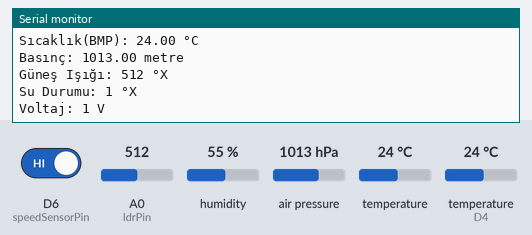
Bench run of a sketch on a simulated ESP8266 (NodeMCU). Parts: the last lines printed to the serial monitor. Inputs (shaded band) come from the test bench; at power-on: A0 (ldrPin) = 512, humidity 55 %, air pressure 1013 hPa, temperature 24 °C, temperature (sensor on D4) 24 °C, D6 (speedSensorPin) HIGH. WiFi joins after 1.5 s; servers stay silent unless stated; uploads are accepted with an empty reply; random numbers use the default seed unless the sketch sets one.

Above: at 3.2 s.
3.3 s: A0 (ldrPin) set to 40
At 3.45 s:
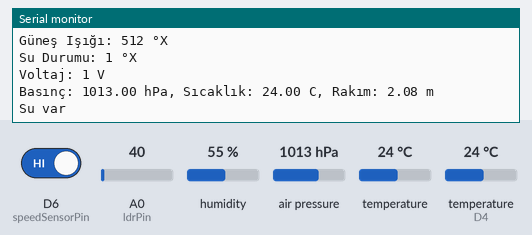
7.2 s: humidity set to 22 %
At 7.2 s:
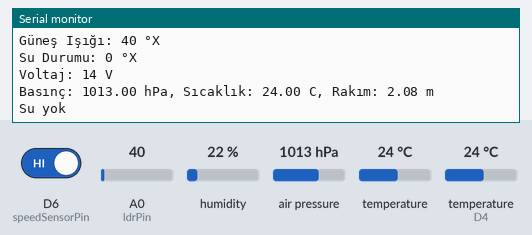
8.7 s: air pressure set to 952 hPa
At 10.1 s:
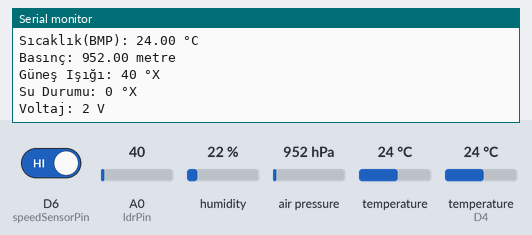
10.2 s: temperature (sensor 0) set to 12 °C
At 11.5 s:
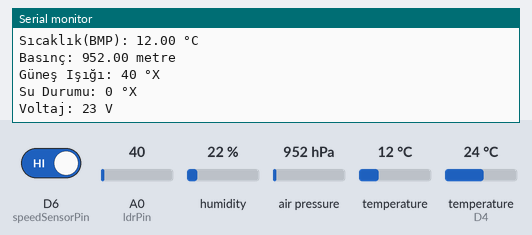
11.7 s: temperature (sensor on D4) set to 12 °C
At 13.0 s:
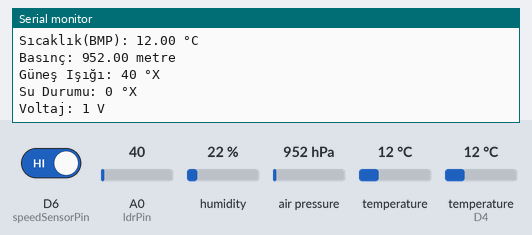
13.2 s: A0 (ldrPin) set to 30
At 14.3 s:
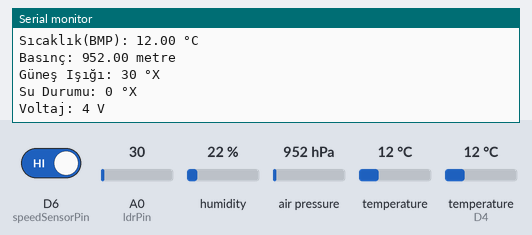
Timing chart, 0 to 15.7 s (numbered marks = the images above; inputs shaded):
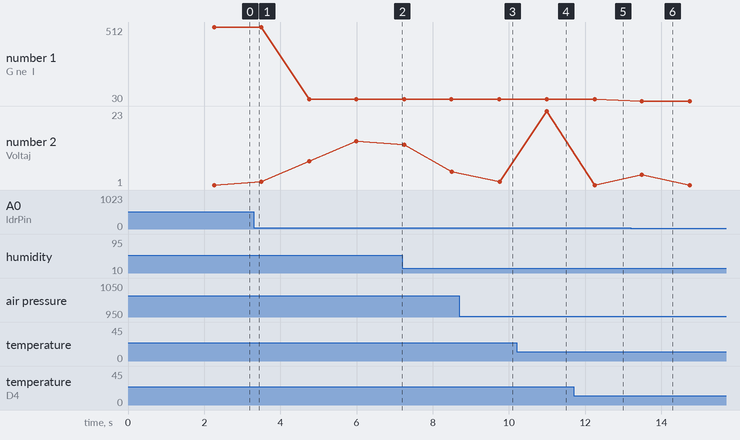

Measured:
- after the input at 8.7 s, the serial monitor: prints a new line after 0.82 s (image 3)
- after the input at 10.2 s, the serial monitor: prints a new line after 0.58 s (image 4)
- after the input at 11.7 s, the serial monitor: prints a new line after 0.54 s (image 5)
- after the input at 13.2 s, the serial monitor: prints a new line after 0.29 s (image 6)
- plotted number 1: 512 → 40 after the input at 3.3 s, 40 → 30 after the input at 13.2 s

The sketch:

Api_Post_WeatherStation_V2.ino
```cpp
#include <ESP8266WiFi.h>
#include <ESP8266HTTPClient.h>
#include <ArduinoJson.h>
#include <DHT.h>
#include <Wire.h>
#include <Adafruit_Sensor.h>
#include <Adafruit_BMP085_U.h>

#define DHTPIN D4
#define DHTTYPE DHT11

#define ldrPin A0
#define waterPin D5
#define speedSensorPin D6 // Hız sensörünün bağlı olduğu pin

float humidity, temperature, bmpTemperature, pressure;
int waterValue, sunValue, threshold = 50;
int randomNumber, randomNumber1;
double basinc;

DHT dht(DHTPIN, DHTTYPE);
Adafruit_BMP085_Unified bmp = Adafruit_BMP085_Unified(10085);

volatile unsigned int pulseCount = 0; // Pulse sayacı
int lastSensorState = LOW; // Son sensör durumu

unsigned long lastTime;
unsigned long interval = 500; // Ölçüm aralığı (milisaniye)
unsigned long postInterval = 1000; // POST isteği aralığı (milisaniye)
unsigned long lastPostTime = 0;

float wheelCircumference = 2 * 3.1416 * 0.025; // Tekerlek çevresi (0.3 metre yarıçap)
float speed = 0; // Hız değişkeni

const char* ssid = "Everest_8CBA08";
const char* password = "4542387513tdnd";
const char* apiUrl = "https://192.168.1.105:45455/api/WeatherStations/Update";

void setup() {
  Serial.begin(115200);
  dht.begin();
  WiFi.begin(ssid, password);

  while (WiFi.status() != WL_CONNECTED) {
    delay(1000);
    Serial.print(".");
  }

  Serial.println("WiFi connected");

  if (!bmp.begin()) {
    Serial.print("BMP180 sensörü bulunamadı. Bağlantıları kontrol edin.");
    while (1);
  }

  pinMode(speedSensorPin, INPUT_PULLUP); // Hız sensör pinini ayarla
  lastTime = millis();
}

void loop() {
  // Hız ölçümünü sürekli olarak gerçekleştirme
  measureSpeed();

  // 5 saniyede bir veri gönderme
  if (millis() - lastPostTime >= postInterval) {
    press();
    dht11();
    sunLight();
    waterLevel();
    post();
    Message();
    lastPostTime = millis();
  }
}

void measureSpeed() {
  int currentSensorState = digitalRead(speedSensorPin); // Mevcut sensör durumunu oku

  // Sensör durumu LOW'dan HIGH'a değiştiğinde pulse sayısını artır
  if (lastSensorState == LOW && currentSensorState == HIGH) {
    pulseCount++;
  }

  lastSensorState = currentSensorState; // Son sensör durumunu güncelle

  unsigned long currentTime = millis();
  if (currentTime - lastTime >= interval) {
    float timeInSeconds = interval / 1000.0; // Zamanı saniyeye çevir
    float frequency = (pulseCount / timeInSeconds); // Frekansı hesapla (pulse per second)
    speed = calculateSpeed(frequency); // Hızı hesapla
    pulseCount = 0; // Sayaç sıfırla
    lastTime = currentTime;
  }
}

float calculateSpeed(float frequency) {
  float speed = frequency * wheelCircumference * 3.6; // Hızı km/saat cinsine dönüştür
  return speed;
}

void post() {
  randomNumber = random(0, 100);
  randomNumber1 = random(0, 24);
  if (WiFi.status() == WL_CONNECTED) {
    HTTPClient http;
    WiFiClient client;
    http.begin(client, apiUrl);
    http.addHeader("Content-Type", "application/json");

    StaticJsonDocument<200> doc;
    doc["id"] = "839d0a97-5fff-465a-bf29-979890386f05";
    doc["weatherStationName"] = "İstasyon-No1";
    doc["windSpeed"] = speed; // Hız verisini ekle
    doc["windDirection"] = 2;
    doc["waterLevel"] = waterValue;
    doc["temperature"] = temperature;
    doc["humidity"] = humidity;
    doc["pressure"] = pressure;
    doc["sunLight"] = sunValue;
    doc["voltage"] = randomNumber1;
    doc["productCode"] = "SN1-WS1";
    doc["productTypeId"] = "2a05bb83-01f0-451d-9feb-b8f98e06b69b";

    String jsonString;
    serializeJson(doc, jsonString);

    int httpCode = http.POST(jsonString);

    if (httpCode > 0) {
      String payload = http.getString();
      Serial.println(payload);
    } else {
      Serial.print("HTTP POST request failed, error code: ");
      Serial.println(httpCode);
    }
    http.end();
  }
}

void dht11(){
  humidity = dht.readHumidity();    // Nem değerini oku
  temperature = dht.readTemperature(); // Sıcaklık değerini oku
}

void press(){
  // bmpTemperature = bmp.readTemperature(); // Sıcaklık değerini oku (°C)
  // pressure = bmp.readPressure() / 100.0F; // Basınç değerini oku (hektopaskal olarak)
  sensors_event_t event;
  bmp.getEvent(&event);

  if (event.pressure) {
    // Basınç ve sıcaklık verilerini al
    pressure = event.pressure;
    bmpTemperature;
    bmp.getTemperature(&bmpTemperature);

    // Rakımı hesapla
    float seaLevelPressure = 1013.25; // Standart deniz seviyesi basıncı (hPa)
    float altitude = 44330 * (1.0 - pow(pressure / seaLevelPressure, 1 / 5.255));

    // Verileri seri monitöre yazdır
    Serial.print("Basınç: ");
    Serial.print(pressure);
    Serial.print(" hPa, Sıcaklık: ");
    Serial.print(bmpTemperature);
    Serial.print(" C, Rakım: ");
    Serial.print(altitude);
    Serial.println(" m");
  }
}

void waterLevel(){
  waterValue = analogRead(waterPin); // Su seviye sensöründen okunan değeri al

  // Su seviyesi eşik değerinin altında ise su var, yoksa yok.
  if (waterValue > threshold) {
    waterValue = 1;
    Serial.println("Su var");
  }
  else {
    waterValue = 0;
    Serial.println("Su yok");
  }
}

void sunLight(){
  sunValue = analogRead(ldrPin);
}

void Message(){
  Serial.print("Rüzgar Hızı: ");
  Serial.print(speed);
  Serial.println(" km/H");

  Serial.print("Sıcaklık(DHT11): ");
  Serial.print(temperature);
  Serial.println(" °C");

  Serial.print("Nem: ");
  Serial.print(humidity);
  Serial.println(" %");

  Serial.print("Sıcaklık(BMP): ");
  Serial.print(bmpTemperature);
  Serial.println(" °C");

  Serial.print("Basınç: ");
  Serial.print(pressure);
  Serial.println(" metre");

  Serial.print("Güneş Işığı: ");
  Serial.print(sunValue);
  Serial.println(" °X");

  Serial.print("Su Durumu: ");
  Serial.print(waterValue);
  Serial.println(" °X");

  Serial.print("Voltaj: ");
  Serial.print(randomNumber1);
  Serial.println(" V");

}
```
